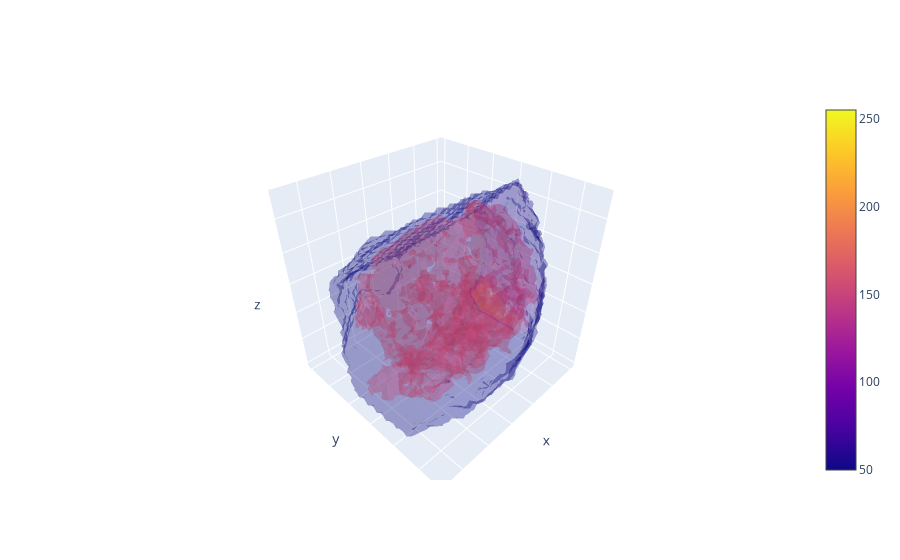

Notebook code cell kept with this figure:
### Code cell
vol = scipy.ndimage.zoom(prep_raster, (0.3, 0.3, 0.3))
X, Y, Z = np.mgrid[:vol.shape[0], :vol.shape[1], :vol.shape[2]]

fig = go.Figure(data=go.Volume(
    x=X.flatten(), y=Y.flatten(), z=Z.flatten(),
    value=vol.flatten(),
    isomin=50.0,
    isomax=255.0,
    opacity=0.2,
    surface_count=3,
    ))
fig.update_layout(scene_xaxis_showticklabels=False,
                scene_yaxis_showticklabels=False,
                scene_zaxis_showticklabels=False)
fig.show()

### Figure 1 — Plotly figure (JSON) as saved in the notebook; plotly's stock layout.template omitted (floating-point values rounded to 4 significant figures; data arrays with more than 128 entries replaced by an {"elided": "..."} marker saying what was removed)
{"data": [{"isomax": 255, "isomin": 50, "opacity": 0.2, "surface": {"count": 3}, "type": "volume", "value": {"elided": "24389 int values"}, "x": {"elided": "24389 int values"}, "y": {"elided": "24389 int values"}, "z": {"elided": "24389 int values"}}], "layout": {"scene": {"xaxis": {"showticklabels": false}, "yaxis": {"showticklabels": false}, "zaxis": {"showticklabels": false}}}}
